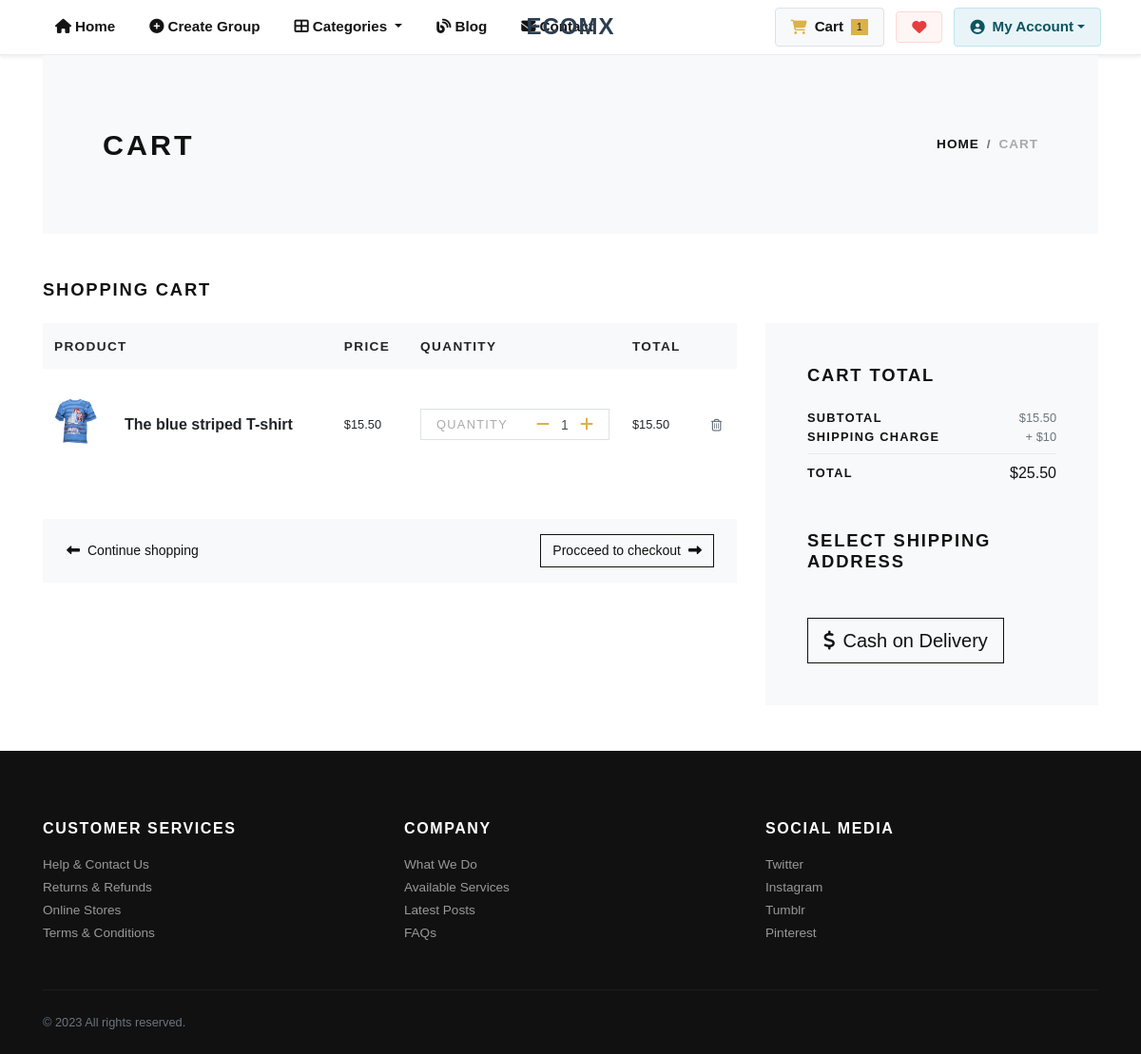
The page /cart/ (signed in) on the database as committed earlier.
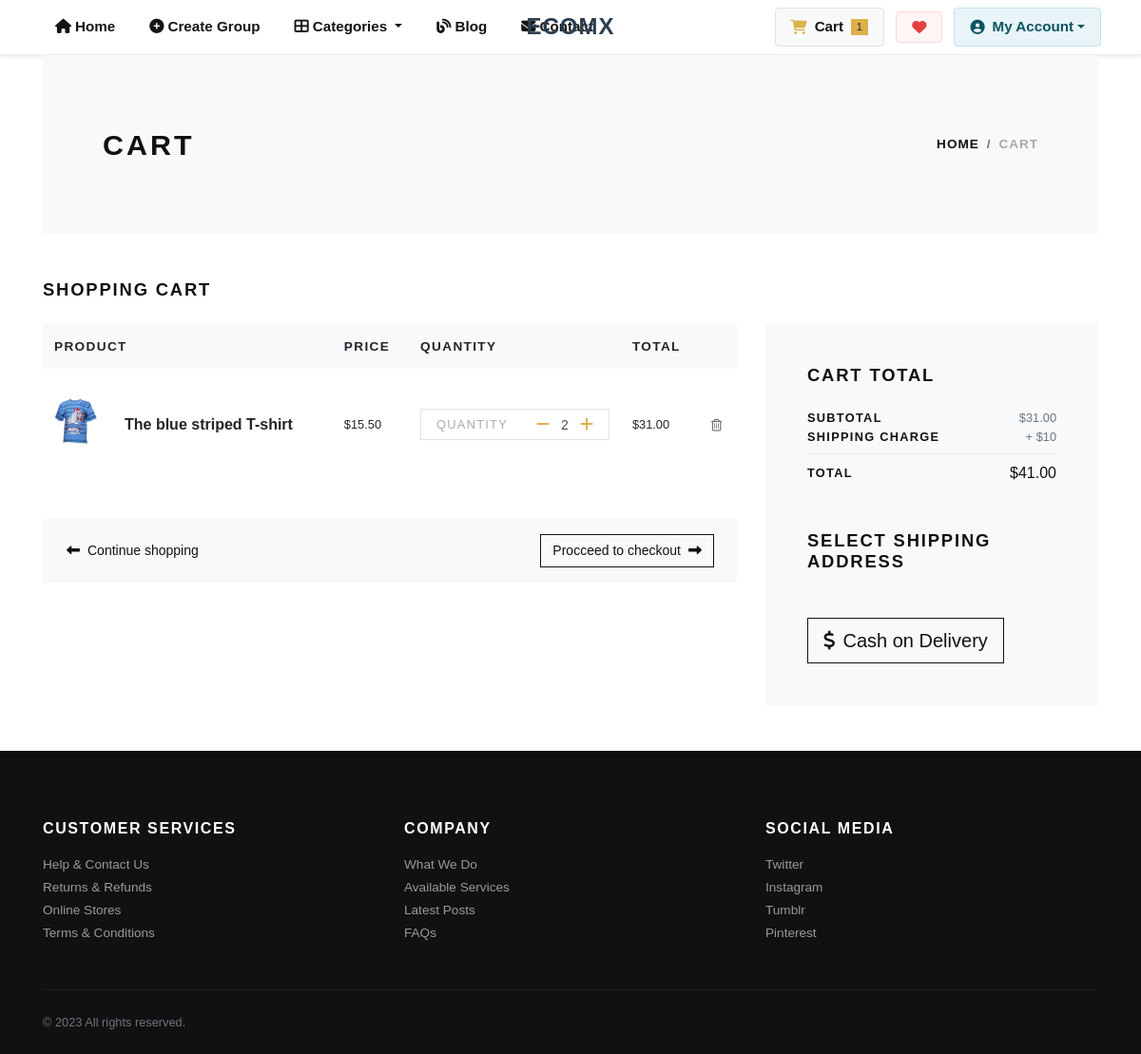
The same page on the database as committed later.
### store/models.py (models this page shows, shortened)
class Cart(models.Model):
    user = models.ForeignKey(User, verbose_name="User", on_delete=models.CASCADE)
    product = models.ForeignKey(Product, verbose_name="Product", on_delete=models.CASCADE)
    quantity = models.PositiveIntegerField(default=1, verbose_name="Quantity")
    created_at = models.DateTimeField(auto_now_add=True, verbose_name="Created Date")
    updated_at = models.DateTimeField(auto_now=True, verbose_name="Updated Date")
    @property
    def total_price(self):
        return self.quantity * self.product.price

class Product(models.Model):
    title = models.CharField(max_length=150, verbose_name="Product Title")
    slug = models.SlugField(max_length=160, verbose_name="Product Slug")
    sku = models.CharField(max_length=255, unique=True, verbose_name="Unique Product ID (SKU)")
    short_description = models.TextField(verbose_name="Short Description")
    detail_description = models.TextField(blank=True, null=True, verbose_name="Detail Description")
    product_image = models.ImageField(upload_to='product', blank=True, null=True, verbose_name="Product Image")
    price = models.DecimalField(max_digits=8, decimal_places=2)
    category = models.ForeignKey(Category, verbose_name="Product Categoy", on_delete=models.CASCADE)
    is_active = models.BooleanField(verbose_name="Is Active?")
    is_featured = models.BooleanField(verbose_name="Is Featured?")
    created_at = models.DateTimeField(auto_now_add=True, verbose_name="Created Date")
    updated_at = models.DateTimeField(auto_now=True, verbose_name="Updated Date")
    class Meta:
        verbose_name_plural = 'Products'
        ordering = ('-created_at', )

### store/views.py (the view)
# urls.py: path('cart/', views.cart, name="cart"),
@login_required
def cart(request):
    user = request.user
    cart_products = Cart.objects.filter(user=user)
    amount = decimal.Decimal(0)
    shipping_amount = decimal.Decimal(10)
    cp = [p for p in Cart.objects.all() if p.user==user]
    if cp:
        for p in cp:
            temp_amount = (p.quantity * p.product.price)
            amount += temp_amount
    addresses = Address.objects.filter(user=user)
    context = {
        'cart_products': cart_products,
        'amount': amount,
        'shipping_amount': shipping_amount,
        'total_amount': amount + shipping_amount,
        'addresses': addresses,
    }
    return render(request, 'store/cart.html', context)

### store/context_preprocessors.py (called while the page is built)
def store_menu(request):
    categories = Category.objects.filter(is_active=True)
    context = {
        'categories_menu': categories,
    }
    return context

def cart_menu(request):
    if request.user.is_authenticated:
        cart_items= Cart.objects.filter(user=request.user)
        context = {
            'cart_items': cart_items,
        }
    else:
        context = {}
    return context

### templates/store/cart.html (shortened to what the changed rows need)
{% extends 'base.html' %}
{% load static %}
{% load humanize %}
    {% block content %}
      <div class="container">
        <section class="py-5 bg-light">
          <div class="container">
            <div class="row px-4 px-lg-5 py-lg-4 align-items-center">
              <div class="col-lg-6">
                <h1 class="h2 text-uppercase mb-0">Cart</h1>
              </div>
            </div>
          </div>
        </section>
        {% if cart_products %}
        <section class="py-5">
          <h2 class="h5 text-uppercase mb-4">Shopping cart</h2>
          <div class="row">
            <div class="col-lg-8 mb-4 mb-lg-0">
              <div class="table-responsive mb-4">
                <table class="table">
                  <thead class="bg-light">
                    <tr>
                      <th class="border-0" scope="col"> <strong class="text-small text-uppercase">Product</strong></th>
                      <th class="border-0" scope="col"> <strong class="text-small text-uppercase">Price</strong></th>
                      <th class="border-0" scope="col"> <strong class="text-small text-uppercase">Quantity</strong></th>
                      <th class="border-0" scope="col"> <strong class="text-small text-uppercase">Total</strong></th>
                      <th class="border-0" scope="col"> </th>
                    </tr>
                  </thead>
                  <tbody>
                    {% for cart_product in cart_products %}
                    <tr>
                      <th class="pl-0 border-0" scope="row">
                        <div class="media align-items-center">
                          {% if cart_product.product.product_image %}
                            <a class="reset-anchor d-block animsition-link" href="{% url 'store:product-detail' cart_product.product.slug %}"><img src="{{cart_product.product.product_image.url}}" alt="{{cart_product.product.title}}" width="70"/></a>
                          {% else %}
                            <a class="reset-anchor d-block animsition-link" href="{% url 'store:product-detail' cart_product.product.slug %}"><img src="{% static 'img/product-detail-3.jpg' %}" alt="{{cart_product.product.title}}" width="70"/></a>
                          {% endif %}
                          <div class="media-body ml-3"><strong class="h6"><a class="reset-anchor animsition-link" href="{% url 'store:product-detail' cart_product.product.slug %}">{{cart_product.product.title}}</a></strong></div>
                        </div>
                      </th>
                      <td class="align-middle border-0">
                        <p class="mb-0 small">${{cart_product.product.price}}</p>
                      </td>
                      <td class="align-middle border-0">
                        <div class="border d-flex align-items-center justify-content-between px-3"><span class="small text-uppercase text-gray headings-font-family">Quantity</span>
                          <div class="quantity">
                            <a href="{% url 'store:minus-cart' cart_product.id %}" class="dec-btn p-0 ml-2"><i class="fas fa-minus"></i></a>
                            <input class="form-control form-control-sm border-0 shadow-0 p-0" type="text" value="{{cart_product.quantity}}"/>
                            <a href="{% url 'store:plus-cart' cart_product.id %}" class="inc-btn p-0"><i class="fas fa-plus"></i></a>
                          </div>
                        </div>
                      </td>
                      <td class="align-middle border-0">
                        <p class="mb-0 small">${{cart_product.total_price|intcomma}}</p>
                      </td>
                      <td class="align-middle border-0"><a class="reset-anchor" href="{% url 'store:remove-cart' cart_product.id %}"><i class="fas fa-trash-alt small text-muted"></i></a></td>
                    </tr>
                    {% endfor %}
                  </tbody>
                </table>
              </div>
              <div class="bg-light px-4 py-3">
                <div class="row align-items-center text-center">
                  <div class="col-md-6 mb-3 mb-md-0 text-md-left"><a class="btn btn-link p-0 text-dark btn-sm" href="{% url 'store:home' %}"><i class="fas fa-long-arrow-alt-left mr-2"> </i>Continue shopping</a></div>
                  <div class="col-md-6 text-md-right"><a class="btn btn-outline-dark btn-sm" href="#">Procceed to checkout<i class="fas fa-long-arrow-alt-right ml-2"></i></a></div>
                </div>
              </div>
            </div>
            <div class="col-lg-4">
              <div class="card border-0 rounded-0 p-lg-4 bg-light">
                <div class="card-body">
                  <h5 class="text-uppercase mb-4">Cart total</h5>
                  <ul class="list-unstyled mb-0">
                    <li class="d-flex align-items-center justify-content-between"><strong class="text-uppercase small font-weight-bold">Subtotal</strong><span class="text-muted small">${{amount|intcomma}}</span></li>
                    <li class="d-flex align-items-center justify-content-between"><strong class="text-uppercase small font-weight-bold">Shipping Charge</strong><span class="text-muted small">+ ${{shipping_amount}}</span></li>
                    <li class="border-bottom my-2"></li>
                    <li class="d-flex align-items-center justify-content-between mb-4"><strong class="text-uppercase small font-weight-bold">Total</strong><span>${{total_amount|intcomma}}</span></li>
                  </ul>
                  <h5 class="text-uppercase my-5">Select Shipping Address</h5>
                  <form action="{% url 'store:checkout' %}" id="myform">
                    <button type="submit" class="btn btn-dark btn-lg btn-outline-dark" type="submit"> <i class="fas fa-dollar-sign mr-2"></i>Cash on Delivery</button>
                  </form>
                </div>
              </div>
            </div>
          </div>
        </section>
        {% else %}
          <div class="text-center py-5">
            <h3 class="mb-3">Your cart is empty.</h3>
            <a href="{% url 'store:home' %}"><i class="fas fa-long-arrow-alt-left mr-2"> </i>Continue shopping</a>
          </div>
        {% endif %}
      </div>
      {% endblock content %}

Rows that differ between the two databases and show on the page:
changed Cart "The blue striped T-shirt": quantity "1" → "2"; total_price "15.50" → "31.00"
Other text that changed with them:
{{ amount|intcomma }}: "15.50" → "31.00"
{{ total_amount|intcomma }}: "25.50" → "41.00"
